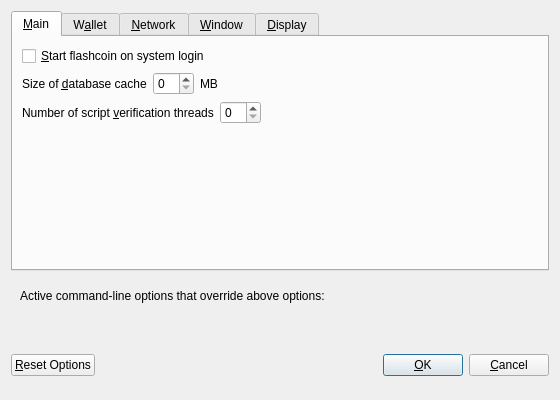
<?xml version="1.0" encoding="UTF-8"?>
<ui version="4.0">
 <class>OptionsDialog</class>
 <widget class="QDialog" name="OptionsDialog">
  <property name="geometry">
   <rect>
    <x>0</x>
    <y>0</y>
    <width>560</width>
    <height>400</height>
   </rect>
  </property>
  <property name="windowTitle">
   <string>Options</string>
  </property>
  <property name="modal">
   <bool>true</bool>
  </property>
  <layout class="QVBoxLayout" name="verticalLayout">
   <item>
    <widget class="QTabWidget" name="tabWidget">
     <property name="currentIndex">
      <number>0</number>
     </property>
     <widget class="QWidget" name="tabMain">
      <attribute name="title">
       <string>&amp;Main</string>
      </attribute>
      <layout class="QVBoxLayout" name="verticalLayout_Main">
       <item>
        <widget class="QCheckBox" name="bitcoinAtStartup">
         <property name="toolTip">
          <string>Automatically start flashcoin after logging in to the system.</string>
         </property>
         <property name="text">
          <string>&amp;Start flashcoin on system login</string>
         </property>
        </widget>
       </item>
       <item>
        <layout class="QHBoxLayout" name="horizontalLayout_2_Main">
         <item>
          <widget class="QLabel" name="databaseCacheLabel">
           <property name="text">
            <string>Size of &amp;database cache</string>
           </property>
           <property name="textFormat">
            <enum>Qt::PlainText</enum>
           </property>
           <property name="buddy">
            <cstring>databaseCache</cstring>
           </property>
          </widget>
         </item>
         <item>
          <widget class="QSpinBox" name="databaseCache"/>
         </item>
         <item>
          <widget class="QLabel" name="databaseCacheUnitLabel">
           <property name="text">
            <string>MB</string>
           </property>
           <property name="textFormat">
            <enum>Qt::PlainText</enum>
           </property>
          </widget>
         </item>
         <item>
          <spacer name="horizontalSpacer_2_Main">
           <property name="orientation">
            <enum>Qt::Horizontal</enum>
           </property>
           <property name="sizeHint" stdset="0">
            <size>
             <width>40</width>
             <height>20</height>
            </size>
           </property>
          </spacer>
         </item>
        </layout>
       </item>
       <item>
        <layout class="QHBoxLayout" name="horizontalLayout_3_Main">
         <item>
          <widget class="QLabel" name="threadsScriptVerifLabel">
           <property name="text">
            <string>Number of script &amp;verification threads</string>
           </property>
           <property name="textFormat">
            <enum>Qt::PlainText</enum>
           </property>
           <property name="buddy">
            <cstring>threadsScriptVerif</cstring>
           </property>
          </widget>
         </item>
         <item>
          <widget class="QSpinBox" name="threadsScriptVerif">
           <property name="toolTip">
            <string>(0 = auto, &lt;0 = leave that many cores free)</string>
           </property>
          </widget>
         </item>
         <item>
          <spacer name="horizontalSpacer_3_Main">
           <property name="orientation">
            <enum>Qt::Horizontal</enum>
           </property>
           <property name="sizeHint" stdset="0">
            <size>
             <width>40</width>
             <height>20</height>
            </size>
           </property>
          </spacer>
         </item>
        </layout>
       </item>
       <item>
        <spacer name="verticalSpacer_Main">
         <property name="orientation">
          <enum>Qt::Vertical</enum>
         </property>
         <property name="sizeHint" stdset="0">
          <size>
           <width>20</width>
           <height>40</height>
          </size>
         </property>
        </spacer>
       </item>
      </layout>
     </widget>
     <widget class="QWidget" name="tabWallet">
      <attribute name="title">
       <string>W&amp;allet</string>
      </attribute>
      <layout class="QVBoxLayout" name="verticalLayout_Wallet">
       <item>
        <widget class="QGroupBox" name="groupBox">
         <property name="title">
          <string>Expert</string>
         </property>
         <layout class="QVBoxLayout" name="verticalLayout_2">
          <item>
           <widget class="QCheckBox" name="coinControlFeatures">
            <property name="toolTip">
             <string>Whether to show coin control features or not.</string>
            </property>
            <property name="text">
             <string>Enable coin &amp;control features</string>
            </property>
           </widget>
          </item>
          <item>
           <widget class="QCheckBox" name="spendZeroConfChange">
            <property name="toolTip">
             <string>If you disable the spending of unconfirmed change, the change from a transaction cannot be used until that transaction has at least one confirmation. This also affects how your balance is computed.</string>
            </property>
            <property name="text">
             <string>&amp;Spend unconfirmed change</string>
            </property>
           </widget>
          </item>
         </layout>
        </widget>
       </item>
       <item>
        <spacer name="verticalSpacer_Wallet">
         <property name="orientation">
          <enum>Qt::Vertical</enum>
         </property>
         <property name="sizeHint" stdset="0">
          <size>
           <width>20</width>
           <height>40</height>
          </size>
         </property>
        </spacer>
       </item>
      </layout>
     </widget>
     <widget class="QWidget" name="tabNetwork">
      <attribute name="title">
       <string>&amp;Network</string>
      </attribute>
      <layout class="QVBoxLayout" name="verticalLayout_Network">
       <item>
        <widget class="QCheckBox" name="mapPortUpnp">
         <property name="toolTip">
          <string>Automatically open the flashcoin client port on the router. This only works when your router supports UPnP and it is enabled.</string>
         </property>
         <property name="text">
          <string>Map port using &amp;UPnP</string>
         </property>
        </widget>
       </item>
       <item>
        <widget class="QCheckBox" name="allowIncoming">
         <property name="toolTip">
          <string>Accept connections from outside</string>
         </property>
         <property name="text">
          <string>Allow incoming connections</string>
         </property>
        </widget>
       </item>
       <item>
        <widget class="QCheckBox" name="connectSocks">
         <property name="toolTip">
          <string>Connect to the flashcoin network through a SOCKS5 proxy.</string>
         </property>
         <property name="text">
          <string>&amp;Connect through SOCKS5 proxy (default proxy):</string>
         </property>
        </widget>
       </item>
       <item>
        <layout class="QHBoxLayout" name="horizontalLayout_1_Network">
         <item>
          <widget class="QLabel" name="proxyIpLabel">
           <property name="text">
            <string>Proxy &amp;IP:</string>
           </property>
           <property name="textFormat">
            <enum>Qt::PlainText</enum>
           </property>
           <property name="buddy">
            <cstring>proxyIp</cstring>
           </property>
          </widget>
         </item>
         <item>
          <widget class="QValidatedLineEdit" name="proxyIp">
           <property name="minimumSize">
            <size>
             <width>140</width>
             <height>0</height>
            </size>
           </property>
           <property name="maximumSize">
            <size>
             <width>140</width>
             <height>16777215</height>
            </size>
           </property>
           <property name="toolTip">
            <string>IP address of the proxy (e.g. IPv4: 127.0.0.1 / IPv6: ::1)</string>
           </property>
          </widget>
         </item>
         <item>
          <widget class="QLabel" name="proxyPortLabel">
           <property name="text">
            <string>&amp;Port:</string>
           </property>
           <property name="textFormat">
            <enum>Qt::PlainText</enum>
           </property>
           <property name="buddy">
            <cstring>proxyPort</cstring>
           </property>
          </widget>
         </item>
         <item>
          <widget class="QLineEdit" name="proxyPort">
           <property name="minimumSize">
            <size>
             <width>55</width>
             <height>0</height>
            </size>
           </property>
           <property name="maximumSize">
            <size>
             <width>55</width>
             <height>16777215</height>
            </size>
           </property>
           <property name="toolTip">
            <string>Port of the proxy (e.g. 9050)</string>
           </property>
          </widget>
         </item>
         <item>
          <spacer name="horizontalSpacer_1_Network">
           <property name="orientation">
            <enum>Qt::Horizontal</enum>
           </property>
           <property name="sizeHint" stdset="0">
            <size>
             <width>40</width>
             <height>20</height>
            </size>
           </property>
          </spacer>
         </item>
        </layout>
       </item>
       <item>
        <spacer name="verticalSpacer_Network">
         <property name="orientation">
          <enum>Qt::Vertical</enum>
         </property>
         <property name="sizeHint" stdset="0">
          <size>
           <width>20</width>
           <height>40</height>
          </size>
         </property>
        </spacer>
       </item>
      </layout>
     </widget>
     <widget class="QWidget" name="tabWindow">
      <attribute name="title">
       <string>&amp;Window</string>
      </attribute>
      <layout class="QVBoxLayout" name="verticalLayout_Window">
       <item>
        <widget class="QCheckBox" name="minimizeToTray">
         <property name="toolTip">
          <string>Show only a tray icon after minimizing the window.</string>
         </property>
         <property name="text">
          <string>&amp;Minimize to the tray instead of the taskbar</string>
         </property>
        </widget>
       </item>
       <item>
        <widget class="QCheckBox" name="minimizeOnClose">
         <property name="toolTip">
          <string>Minimize instead of exit the application when the window is closed. When this option is enabled, the application will be closed only after selecting Quit in the menu.</string>
         </property>
         <property name="text">
          <string>M&amp;inimize on close</string>
         </property>
        </widget>
       </item>
       <item>
        <spacer name="verticalSpacer_Window">
         <property name="orientation">
          <enum>Qt::Vertical</enum>
         </property>
         <property name="sizeHint" stdset="0">
          <size>
           <width>20</width>
           <height>40</height>
          </size>
         </property>
        </spacer>
       </item>
      </layout>
     </widget>
     <widget class="QWidget" name="tabDisplay">
      <attribute name="title">
       <string>&amp;Display</string>
      </attribute>
      <layout class="QVBoxLayout" name="verticalLayout_Display">
       <item>
        <layout class="QHBoxLayout" name="horizontalLayout_1_Display">
         <item>
          <widget class="QLabel" name="langLabel">
           <property name="text">
            <string>User Interface &amp;language:</string>
           </property>
           <property name="textFormat">
            <enum>Qt::PlainText</enum>
           </property>
           <property name="buddy">
            <cstring>lang</cstring>
           </property>
          </widget>
         </item>
         <item>
          <widget class="QValueComboBox" name="lang">
           <property name="toolTip">
            <string>The user interface language can be set here. This setting will take effect after restarting flashcoin.</string>
           </property>
          </widget>
         </item>
        </layout>
       </item>
       <item>
        <layout class="QHBoxLayout" name="horizontalLayout_2_Display">
         <item>
          <widget class="QLabel" name="unitLabel">
           <property name="text">
            <string>&amp;Unit to show amounts in:</string>
           </property>
           <property name="textFormat">
            <enum>Qt::PlainText</enum>
           </property>
           <property name="buddy">
            <cstring>unit</cstring>
           </property>
          </widget>
         </item>
         <item>
          <widget class="QValueComboBox" name="unit">
           <property name="toolTip">
            <string>Choose the default subdivision unit to show in the interface and when sending coins.</string>
           </property>
          </widget>
         </item>
        </layout>
       </item>
       <item>
        <layout class="QHBoxLayout" name="horizontalLayout_3_Display">
         <item>
          <widget class="QLabel" name="thirdPartyTxUrlsLabel">
           <property name="toolTip">
            <string>Third party URLs (e.g. a block explorer) that appear in the transactions tab as context menu items. %s in the URL is replaced by transaction hash. Multiple URLs are separated by vertical bar |.</string>
           </property>
           <property name="text">
            <string>Third party transaction URLs</string>
           </property>
           <property name="buddy">
            <cstring>thirdPartyTxUrls</cstring>
           </property>
          </widget>
         </item>
         <item>
          <widget class="QLineEdit" name="thirdPartyTxUrls">
           <property name="toolTip">
            <string>Third party URLs (e.g. a block explorer) that appear in the transactions tab as context menu items. %s in the URL is replaced by transaction hash. Multiple URLs are separated by vertical bar |.</string>
           </property>
          </widget>
         </item>
        </layout>
       </item>
       <item>
        <spacer name="verticalSpacer_Display">
         <property name="orientation">
          <enum>Qt::Vertical</enum>
         </property>
         <property name="sizeHint" stdset="0">
          <size>
           <width>20</width>
           <height>40</height>
          </size>
         </property>
        </spacer>
       </item>
      </layout>
     </widget>
    </widget>
   </item>
   <item>
    <widget class="QFrame" name="frame">
     <layout class="QVBoxLayout" name="verticalLayout_Bottom">
      <item>
       <layout class="QHBoxLayout" name="horizontalLayout_Bottom">
        <item>
         <widget class="QLabel" name="overriddenByCommandLineInfoLabel">
          <property name="text">
           <string>Active command-line options that override above options:</string>
          </property>
          <property name="textFormat">
           <enum>Qt::PlainText</enum>
          </property>
         </widget>
        </item>
        <item>
         <spacer name="horizontalSpacer_Bottom">
          <property name="orientation">
           <enum>Qt::Horizontal</enum>
          </property>
          <property name="sizeHint" stdset="0">
           <size>
            <width>40</width>
            <height>20</height>
           </size>
          </property>
         </spacer>
        </item>
       </layout>
      </item>
      <item>
       <widget class="QLabel" name="overriddenByCommandLineLabel">
        <property name="text">
         <string/>
        </property>
        <property name="textFormat">
         <enum>Qt::PlainText</enum>
        </property>
        <property name="wordWrap">
         <bool>true</bool>
        </property>
       </widget>
      </item>
     </layout>
    </widget>
   </item>
   <item>
    <layout class="QHBoxLayout" name="horizontalLayout_Buttons">
     <item>
      <widget class="QPushButton" name="resetButton">
       <property name="toolTip">
        <string>Reset all client options to default.</string>
       </property>
       <property name="text">
        <string>&amp;Reset Options</string>
       </property>
       <property name="autoDefault">
        <bool>false</bool>
       </property>
      </widget>
     </item>
     <item>
      <spacer name="horizontalSpacer_1">
       <property name="orientation">
        <enum>Qt::Horizontal</enum>
       </property>
       <property name="sizeHint" stdset="0">
        <size>
         <width>40</width>
         <height>48</height>
        </size>
       </property>
      </spacer>
     </item>
     <item>
      <widget class="QLabel" name="statusLabel">
       <property name="minimumSize">
        <size>
         <width>200</width>
         <height>0</height>
        </size>
       </property>
       <property name="font">
        <font>
         <weight>75</weight>
         <bold>true</bold>
        </font>
       </property>
       <property name="text">
        <string/>
       </property>
       <property name="textFormat">
        <enum>Qt::PlainText</enum>
       </property>
       <property name="wordWrap">
        <bool>true</bool>
       </property>
      </widget>
     </item>
     <item>
      <spacer name="horizontalSpacer_2">
       <property name="orientation">
        <enum>Qt::Horizontal</enum>
       </property>
       <property name="sizeHint" stdset="0">
        <size>
         <width>40</width>
         <height>48</height>
        </size>
       </property>
      </spacer>
     </item>
     <item>
      <widget class="QPushButton" name="okButton">
       <property name="text">
        <string>&amp;OK</string>
       </property>
       <property name="autoDefault">
        <bool>false</bool>
       </property>
       <property name="default">
        <bool>true</bool>
       </property>
      </widget>
     </item>
     <item>
      <widget class="QPushButton" name="cancelButton">
       <property name="text">
        <string>&amp;Cancel</string>
       </property>
       <property name="autoDefault">
        <bool>false</bool>
       </property>
      </widget>
     </item>
    </layout>
   </item>
  </layout>
 </widget>
 <customwidgets>
  <customwidget>
   <class>QValidatedLineEdit</class>
   <extends>QLineEdit</extends>
   <header>qvalidatedlineedit.h</header>
  </customwidget>
  <customwidget>
   <class>QValueComboBox</class>
   <extends>QComboBox</extends>
   <header>qvaluecombobox.h</header>
  </customwidget>
 </customwidgets>
 <resources/>
 <connections/>
</ui>
